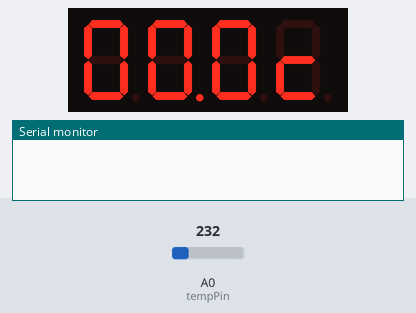
Bench run of a sketch on a simulated Arduino Uno, built with avr-gcc and run on an emulated ATmega328P. Parts: 4-digit seven-segment display, the last lines printed to the serial monitor. Wiring (inferred from the names in the program): 4-digit 7-segment display, segments lit when LOW: segments pin 6, pin 7, pin 5, pin 4, pin 3, pin 2, pin 9, pin 11; digit selects pin 8, pin 12, pin 13, pin 10. The inputs (shaded band) are chosen by the test bench; at power-on: A0 (tempPin) = 232. The segment pins are drawn as the display they are named for.

Above: at 1.2 s.
1.3 s: A0 (tempPin) set to 250
At 2.3 s:
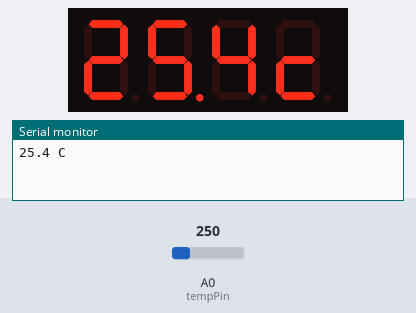
4.3 s: A0 (tempPin) set to 266
At 5.6 s:
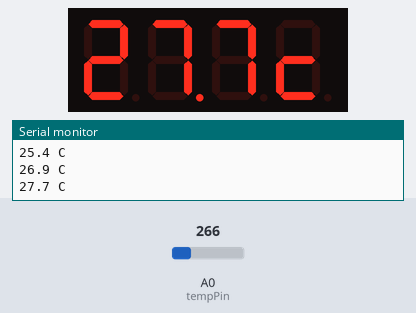
7.3 s: A0 (tempPin) set to 290
At 9.0 s:
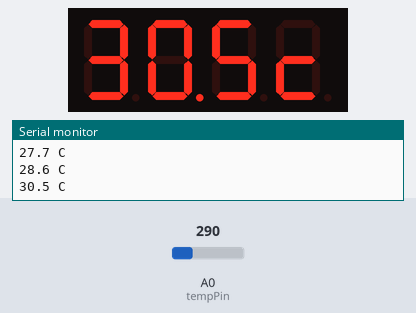
Timing chart, 0 to 10.5 s (numbered marks = the images above; inputs shaded):
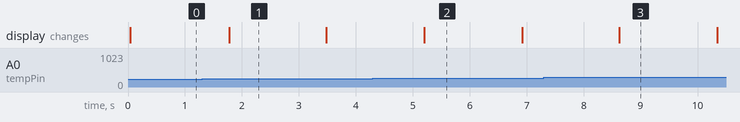

Measured:
- after the input at 1.3 s, the display: changes after 0.48 s (image 1)
- after the input at 4.3 s, the display: changes after 0.90 s (image 2)
- after the input at 7.3 s, the display: changes after 1.3 s (image 3)
- what the display in image 1 shows lasts 1.7 s, from 1.8 s to 3.5 s

The sketch:

code.ino
```cpp
#define DIG4 10
#define DIG3 13
#define DIG2 12
#define DIG1 8

#define DOT 11

#define SEGA 6
#define SEGB 7
#define SEGC 5
#define SEGD 4
#define SEGE 3
#define SEGF 2
#define SEGG 9


float tempC;
float tempF;

int reading;
float referenceVoltage;

int tempPin = 0; //Analog pin connected to LM35

void showDigit(int digit, int dot) {
  if(digit==0) {
    digitalWrite(SEGA, LOW);
    digitalWrite(SEGB, LOW);
    digitalWrite(SEGE, LOW);
    digitalWrite(SEGF, LOW);
    digitalWrite(SEGG, HIGH);
    digitalWrite(SEGC, LOW);
    digitalWrite(SEGD, LOW);
  } else if (digit==1) {
    digitalWrite(SEGA, HIGH);
    digitalWrite(SEGB, LOW);
    digitalWrite(SEGE, HIGH);
    digitalWrite(SEGF, HIGH);
    digitalWrite(SEGG, HIGH);
    digitalWrite(SEGC, LOW);
    digitalWrite(SEGD, HIGH);
  } else if (digit==2) {
    digitalWrite(SEGA, LOW);
    digitalWrite(SEGB, LOW);
    digitalWrite(SEGE, LOW);
    digitalWrite(SEGF, HIGH);
    digitalWrite(SEGG, LOW);
    digitalWrite(SEGC, HIGH);
    digitalWrite(SEGD, LOW);
  } else if (digit==3) {
    digitalWrite(SEGA, LOW);
    digitalWrite(SEGB, LOW);
    digitalWrite(SEGE, HIGH);
    digitalWrite(SEGF, HIGH);
    digitalWrite(SEGG, LOW);
    digitalWrite(SEGC, LOW);
    digitalWrite(SEGD, LOW);
  } else if (digit==4) {
    digitalWrite(SEGA, HIGH);
    digitalWrite(SEGB, LOW);
    digitalWrite(SEGE, HIGH);
    digitalWrite(SEGF, LOW);
    digitalWrite(SEGG, LOW);
    digitalWrite(SEGC, LOW);
    digitalWrite(SEGD, HIGH);
  } else if (digit==5) {
    digitalWrite(SEGA, LOW);
    digitalWrite(SEGB, HIGH);
    digitalWrite(SEGE, HIGH);
    digitalWrite(SEGF, LOW);
    digitalWrite(SEGG, LOW);
    digitalWrite(SEGC, LOW);
    digitalWrite(SEGD, LOW);
 } else if (digit==6) {
    digitalWrite(SEGA, LOW);
    digitalWrite(SEGB, HIGH);
    digitalWrite(SEGE, LOW);
    digitalWrite(SEGF, LOW);
    digitalWrite(SEGG, LOW);
    digitalWrite(SEGC, LOW);
    digitalWrite(SEGD, LOW);
  } else if (digit==7) {
    digitalWrite(SEGA, LOW);
    digitalWrite(SEGB, LOW);
    digitalWrite(SEGE, HIGH);
    digitalWrite(SEGF, HIGH);
    digitalWrite(SEGG, HIGH);
    digitalWrite(SEGC, LOW);
    digitalWrite(SEGD, HIGH);
  } else if (digit==8) {
    digitalWrite(SEGA, LOW);
    digitalWrite(SEGB, LOW);
    digitalWrite(SEGE, LOW);
    digitalWrite(SEGF, LOW);
    digitalWrite(SEGG, LOW);
    digitalWrite(SEGC, LOW);
    digitalWrite(SEGD, LOW);
  } else if (digit==9) {
    digitalWrite(SEGA, LOW);
    digitalWrite(SEGB, LOW);
    digitalWrite(SEGE, HIGH);
    digitalWrite(SEGF, LOW);
    digitalWrite(SEGG, LOW);
    digitalWrite(SEGC, LOW);
    digitalWrite(SEGD, LOW);
  } else if (digit == 0xC) {
    digitalWrite(SEGA, HIGH);
    digitalWrite(SEGB, HIGH);
    digitalWrite(SEGE, LOW);
    digitalWrite(SEGF, HIGH);
    digitalWrite(SEGG, LOW);
    digitalWrite(SEGC, HIGH);
    digitalWrite(SEGD, LOW);

  }

  if(dot==0) {
    digitalWrite(DOT, HIGH);
  } else {
    digitalWrite(DOT, LOW);
  }

}


void setup()
{

 Serial.begin(9600);

 // Set Analog reference to 1.1V this gives more accuracy since the sensor will output 0-1 V
 // This only available on ATmega168 or ATmega328)
 // For more information see: http://arduino.cc/en/Reference/AnalogReference
 analogReference(INTERNAL);
 referenceVoltage = 1.1; //Set to 5, 3.3, 2.56 or 1.1 depending on analogReference Setting

 pinMode(DIG1, OUTPUT);
 pinMode(DOT, OUTPUT);
 pinMode(DIG2, OUTPUT);
 pinMode(DIG3, OUTPUT);
 pinMode(DIG4, OUTPUT);
 pinMode(SEGA, OUTPUT);
 pinMode(SEGB, OUTPUT);
 pinMode(SEGC, OUTPUT);
 pinMode(SEGD, OUTPUT);
 pinMode(SEGE, OUTPUT);
 pinMode(SEGF, OUTPUT);
 pinMode(SEGG, OUTPUT);
}

int i = 0;

void loop()
{

/*
digitalWrite(DOT, LOW);
digitalWrite(SEGA, LOW);
digitalWrite(SEGB, LOW);
digitalWrite(SEGE, LOW);
digitalWrite(SEGF, HIGH);
digitalWrite(SEGG, LOW);
digitalWrite(SEGC, HIGH);
digitalWrite(SEGD, LOW);*/


showDigit( ((int)tempC)/10, 0);
digitalWrite(DIG1, HIGH);
digitalWrite(DIG2, LOW);
digitalWrite(DIG3, LOW);
digitalWrite(DIG4, LOW);
delay(4);
showDigit( (int)tempC - 10*((int)tempC/10), 1);
//Serial.println((int)tempC - 10*((int)tempC/10));
digitalWrite(DIG1, LOW);
digitalWrite(DIG2, HIGH);
digitalWrite(DIG3, LOW);
digitalWrite(DIG4, LOW);
delay(4);
showDigit( (tempC- (int)tempC)*10, 0);
digitalWrite(DIG1, LOW);
digitalWrite(DIG2, LOW);
digitalWrite(DIG3, HIGH);
digitalWrite(DIG4, LOW);
delay(4);
showDigit( 0xC, 0);
digitalWrite(DIG1, LOW);
digitalWrite(DIG2, LOW);
digitalWrite(DIG3, LOW);
digitalWrite(DIG4, HIGH);
delay(4);
/*
if(i%4==0) {
  digitalWrite(DIG1, HIGH);
  digitalWrite(DIG2, LOW);
  digitalWrite(DIG3, LOW);
  digitalWrite(DIG4, LOW);
} else if(i%4==1) {
  digitalWrite(DIG1, LOW);
  digitalWrite(DIG2, HIGH);
  digitalWrite(DIG3, LOW);
  digitalWrite(DIG4, LOW);
} else if(i%4==2) {
  digitalWrite(DIG1, LOW);
  digitalWrite(DIG2, LOW);
  digitalWrite(DIG3, HIGH);
  digitalWrite(DIG4, LOW);
} else {
  digitalWrite(DIG1, LOW);
  digitalWrite(DIG2, LOW);
  digitalWrite(DIG3, LOW);
  digitalWrite(DIG4, HIGH);
}
*/
  i++;


  reading += analogRead(tempPin);

  delay(5);
  if(i==80) { //400 MS


    // A lot of examples divide the sensor reading by 1024. This is incorrect and should be 1023. There are 1024 values including 0 so this should be 1023.
    tempC =  (referenceVoltage * reading * 10) / 1023 / 8;

    Serial.print(tempC, 1); //Print one decimal, it's not accurate enough for two
    Serial.println(" C");

    reading = 0;
    i=0;
  }

}
```
